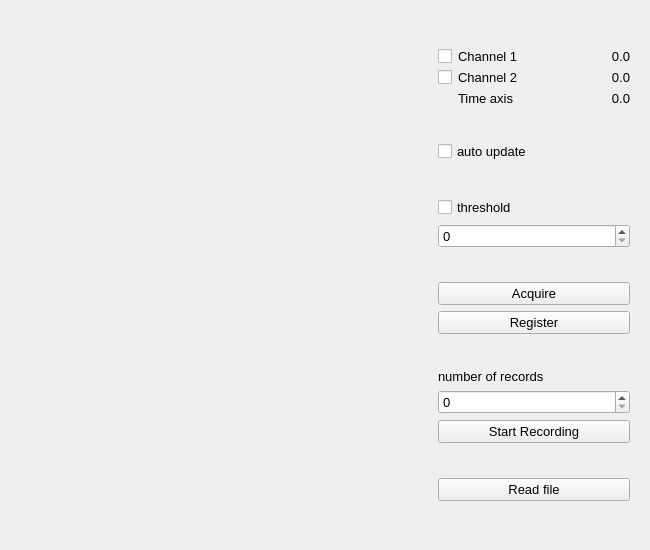
<?xml version="1.0" encoding="UTF-8"?>
<ui version="4.0">
 <class>MCPHAHist</class>
 <widget class="QWidget" name="MCPHAHist">
  <property name="geometry">
   <rect>
    <x>0</x>
    <y>0</y>
    <width>650</width>
    <height>550</height>
   </rect>
  </property>
  <property name="minimumSize">
   <size>
    <width>650</width>
    <height>550</height>
   </size>
  </property>
  <property name="windowTitle">
   <string>Form</string>
  </property>
  <layout class="QGridLayout" name="gridLayout">
   <item row="0" column="0">
    <widget class="QWidget" name="plotWidget" native="true">
     <property name="sizePolicy">
      <sizepolicy hsizetype="Expanding" vsizetype="Preferred">
       <horstretch>0</horstretch>
       <verstretch>0</verstretch>
      </sizepolicy>
     </property>
     <property name="minimumSize">
      <size>
       <width>0</width>
       <height>0</height>
      </size>
     </property>
     <layout class="QVBoxLayout" name="plotLayout"/>
    </widget>
   </item>
   <item row="0" column="1">
    <widget class="QWidget" name="controlWidget" native="true">
     <property name="sizePolicy">
      <sizepolicy hsizetype="Maximum" vsizetype="Preferred">
       <horstretch>0</horstretch>
       <verstretch>0</verstretch>
      </sizepolicy>
     </property>
     <property name="minimumSize">
      <size>
       <width>210</width>
       <height>0</height>
      </size>
     </property>
     <property name="font">
      <font>
       <pointsize>10</pointsize>
      </font>
     </property>
     <layout class="QFormLayout" name="formLayout">
      <item row="1" column="0">
       <spacer name="spacer_0">
        <property name="orientation">
         <enum>Qt::Vertical</enum>
        </property>
        <property name="sizeHint" stdset="0">
         <size>
          <width>20</width>
          <height>40</height>
         </size>
        </property>
       </spacer>
      </item>
      <item row="6" column="0">
       <widget class="QCheckBox" name="thrsCheck">
        <property name="text">
         <string>threshold</string>
        </property>
       </widget>
      </item>
      <item row="7" column="0" colspan="2">
       <widget class="QSpinBox" name="thrsValue"/>
      </item>
      <item row="2" column="0" colspan="2">
       <widget class="QWidget" name="cursWidget" native="true">
        <property name="sizePolicy">
         <sizepolicy hsizetype="Preferred" vsizetype="Maximum">
          <horstretch>0</horstretch>
          <verstretch>0</verstretch>
         </sizepolicy>
        </property>
        <property name="minimumSize">
         <size>
          <width>0</width>
          <height>0</height>
         </size>
        </property>
        <layout class="QGridLayout" name="cursLayout" columnstretch="0,1,1">
         <property name="leftMargin">
          <number>0</number>
         </property>
         <property name="topMargin">
          <number>0</number>
         </property>
         <property name="rightMargin">
          <number>0</number>
         </property>
         <property name="bottomMargin">
          <number>0</number>
         </property>
         <item row="0" column="2">
          <widget class="QLabel" name="ch1Value">
           <property name="minimumSize">
            <size>
             <width>40</width>
             <height>0</height>
            </size>
           </property>
           <property name="text">
            <string>0.0</string>
           </property>
           <property name="alignment">
            <set>Qt::AlignRight|Qt::AlignTrailing|Qt::AlignVCenter</set>
           </property>
          </widget>
         </item>
         <item row="0" column="1">
          <widget class="QLabel" name="ch1Label">
           <property name="text">
            <string>Channel 1</string>
           </property>
          </widget>
         </item>
         <item row="1" column="0">
          <widget class="QCheckBox" name="ch2Check">
           <property name="text">
            <string/>
           </property>
          </widget>
         </item>
         <item row="0" column="0">
          <widget class="QCheckBox" name="ch1Check">
           <property name="text">
            <string/>
           </property>
          </widget>
         </item>
         <item row="1" column="1">
          <widget class="QLabel" name="ch2Label">
           <property name="text">
            <string>Channel 2</string>
           </property>
          </widget>
         </item>
         <item row="1" column="2">
          <widget class="QLabel" name="ch2Value">
           <property name="text">
            <string>0.0</string>
           </property>
           <property name="alignment">
            <set>Qt::AlignRight|Qt::AlignTrailing|Qt::AlignVCenter</set>
           </property>
          </widget>
         </item>
         <item row="2" column="1">
          <widget class="QLabel" name="timeLabel">
           <property name="text">
            <string>Time axis</string>
           </property>
          </widget>
         </item>
         <item row="2" column="2">
          <widget class="QLabel" name="timeValue">
           <property name="text">
            <string>0.0</string>
           </property>
           <property name="alignment">
            <set>Qt::AlignRight|Qt::AlignTrailing|Qt::AlignVCenter</set>
           </property>
          </widget>
         </item>
        </layout>
       </widget>
      </item>
      <item row="4" column="0" colspan="2">
       <widget class="QCheckBox" name="checkBox">
        <property name="text">
         <string>auto update</string>
        </property>
       </widget>
      </item>
      <item row="9" column="0" colspan="2">
       <widget class="QPushButton" name="startButton">
        <property name="text">
         <string>Acquire</string>
        </property>
       </widget>
      </item>
      <item row="10" column="0" colspan="2">
       <widget class="QPushButton" name="saveButton">
        <property name="text">
         <string>Register</string>
        </property>
       </widget>
      </item>
      <item row="16" column="0" colspan="2">
       <widget class="QPushButton" name="readButton">
        <property name="text">
         <string>Read file</string>
        </property>
       </widget>
      </item>
      <item row="14" column="0" colspan="2">
       <widget class="QPushButton" name="recordButton">
        <property name="text">
         <string>Start Recording</string>
        </property>
       </widget>
      </item>
      <item row="13" column="0" colspan="2">
       <widget class="QSpinBox" name="recordValue"/>
      </item>
      <item row="12" column="0">
       <widget class="QLabel" name="recordLabel">
        <property name="text">
         <string>number of records</string>
        </property>
       </widget>
      </item>
      <item row="5" column="0">
       <spacer name="spacer_2">
        <property name="orientation">
         <enum>Qt::Vertical</enum>
        </property>
        <property name="sizeHint" stdset="0">
         <size>
          <width>20</width>
          <height>40</height>
         </size>
        </property>
       </spacer>
      </item>
      <item row="3" column="0">
       <spacer name="spacer_1">
        <property name="orientation">
         <enum>Qt::Vertical</enum>
        </property>
        <property name="sizeHint" stdset="0">
         <size>
          <width>20</width>
          <height>40</height>
         </size>
        </property>
       </spacer>
      </item>
      <item row="11" column="0">
       <spacer name="spacer_4">
        <property name="orientation">
         <enum>Qt::Vertical</enum>
        </property>
        <property name="sizeHint" stdset="0">
         <size>
          <width>20</width>
          <height>40</height>
         </size>
        </property>
       </spacer>
      </item>
      <item row="8" column="0">
       <spacer name="spacer_3">
        <property name="orientation">
         <enum>Qt::Vertical</enum>
        </property>
        <property name="sizeHint" stdset="0">
         <size>
          <width>20</width>
          <height>40</height>
         </size>
        </property>
       </spacer>
      </item>
      <item row="17" column="0">
       <spacer name="spacer_6">
        <property name="orientation">
         <enum>Qt::Vertical</enum>
        </property>
        <property name="sizeHint" stdset="0">
         <size>
          <width>20</width>
          <height>40</height>
         </size>
        </property>
       </spacer>
      </item>
      <item row="15" column="0">
       <spacer name="spacer_5">
        <property name="orientation">
         <enum>Qt::Vertical</enum>
        </property>
        <property name="sizeHint" stdset="0">
         <size>
          <width>20</width>
          <height>40</height>
         </size>
        </property>
       </spacer>
      </item>
     </layout>
    </widget>
   </item>
  </layout>
 </widget>
 <resources/>
 <connections/>
</ui>
